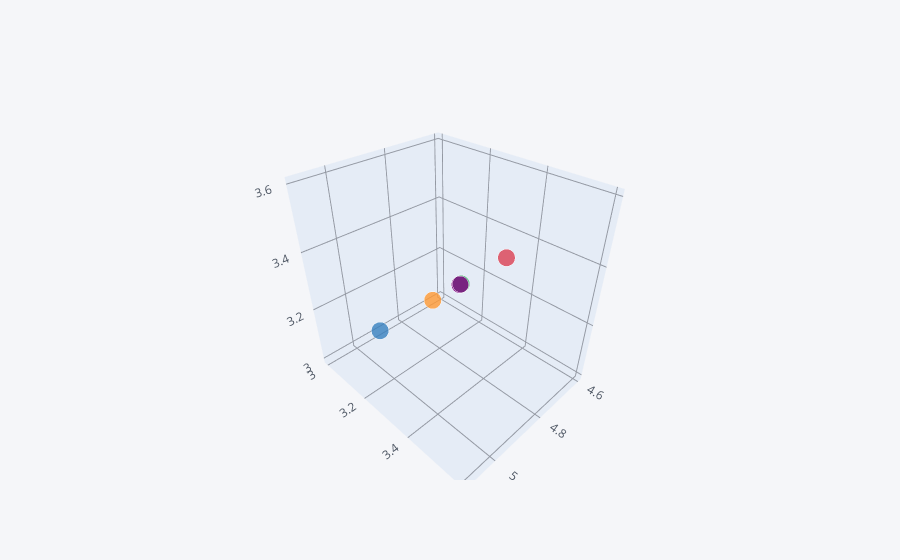

The notebook cell this image was saved under:
### Code cell
df.head(5).iplot(kind = 'scatter3d' , x = 'SepalLengthCm' , y= 'SepalWidthCm' , z = 'SepalWidthCm')

### Figure 1 — Plotly figure (JSON) as saved in the notebook; plotly's stock layout.template omitted (floating-point values rounded to 4 significant figures)
{"data": [{"marker": {"color": ["rgba(255, 153, 51, 1.0)", "rgba(55, 128, 191, 1.0)", "rgba(50, 171, 96, 1.0)", "rgba(128, 0, 128, 1.0)", "rgba(219, 64, 82, 1.0)"], "opacity": 0.8, "size": [12, 12, 12, 12, 12], "symbol": "circle"}, "mode": "markers", "text": ["0", "1", "2", "3", "4"], "type": "scatter3d", "x": [5.1, 4.9, 4.7, 4.6, 5], "y": [3.5, 3, 3.2, 3.1, 3.6], "z": [3.5, 3, 3.2, 3.1, 3.6]}], "layout": {"legend": {"bgcolor": "#F5F6F9", "font": {"color": "#4D5663"}}, "paper_bgcolor": "#F5F6F9", "plot_bgcolor": "#F5F6F9", "scene": {"xaxis": {"gridcolor": "#9499A3", "showgrid": true, "tickfont": {"color": "#4D5663"}, "title": {"font": {"color": "#4D5663"}, "text": ""}, "zerolinecolor": "#9499A3"}, "yaxis": {"gridcolor": "#9499A3", "showgrid": true, "tickfont": {"color": "#4D5663"}, "title": {"font": {"color": "#4D5663"}, "text": ""}, "zerolinecolor": "#9499A3"}, "zaxis": {"gridcolor": "#9499A3", "showgrid": true, "tickfont": {"color": "#4D5663"}, "title": {"font": {"color": "#4D5663"}, "text": ""}, "zerolinecolor": "#9499A3"}}, "title": {"font": {"color": "#4D5663"}}}}
